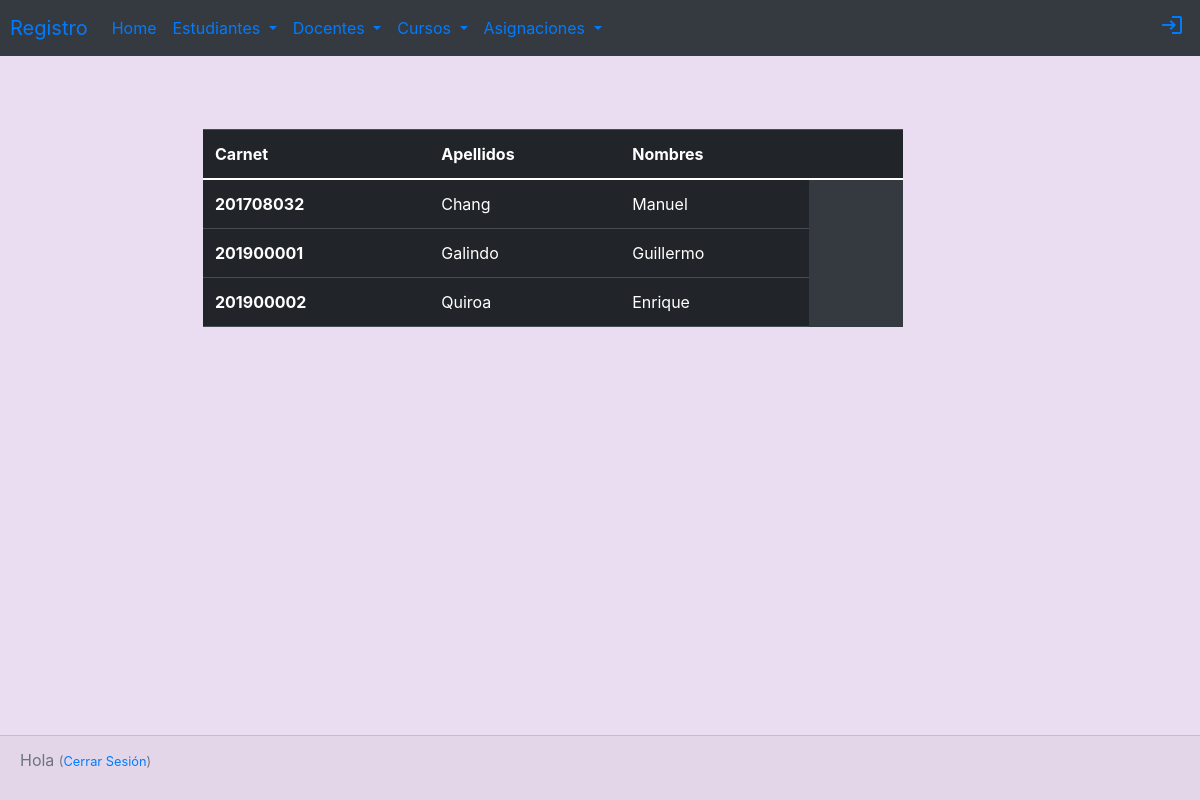
/docentes/, run on the app's committed database.
### registro/models.py (models this page shows, shortened)
class Docente(models.Model):
    nombres= models.CharField(max_length=100)
    apellidos= models.CharField(max_length=100)
    noCarnet= models.CharField(max_length=10)

### registro/views.py (the view)
# urls.py: path('docentes/', views.docentes, name='docentes'),
def docentes(request):
    docentes = Docente.objects.all().order_by('apellidos')
    return render(request, 'registro/docentes.html', { 'docentes': docentes})

### registro/templates/registro/docentes.html (shortened to what this page needs)
{% extends 'registro/base.html' %}
{% block content %}
<div class="container tabla">
    <table class="table table-dark tabla">
      <thead>
        <tr>
          <th scope="col">Carnet</th>
          <th scope="col">Apellidos</th>
          <th scope="col">Nombres</th>
          <th scope="col"></th>
          <th scope="col"></th>
        </tr>
      </thead>
      <tbody>
      {% for docente in docentes %}
      <tr>
        <th scope="row">{{docente.noCarnet}}</th>
        <td>{{docente.apellidos}}</td>
        <td>{{docente.nombres}}</td>
      </tr>
      {% endfor %}
    {%endblock %}

### registro/static/css/registro.css (style rules this page uses)
.fondo { background-color: #EBDDF1; }
.tabla { margin-top: 10%; margin-left: 10%; }

### data on the page
Docente: noCarnet "201708032", apellidos "Chang", nombres "Manuel"
Docente: noCarnet "201900001", apellidos "Galindo", nombres "Guillermo"
Docente: noCarnet "201900002", apellidos "Quiroa", nombres "Enrique"
